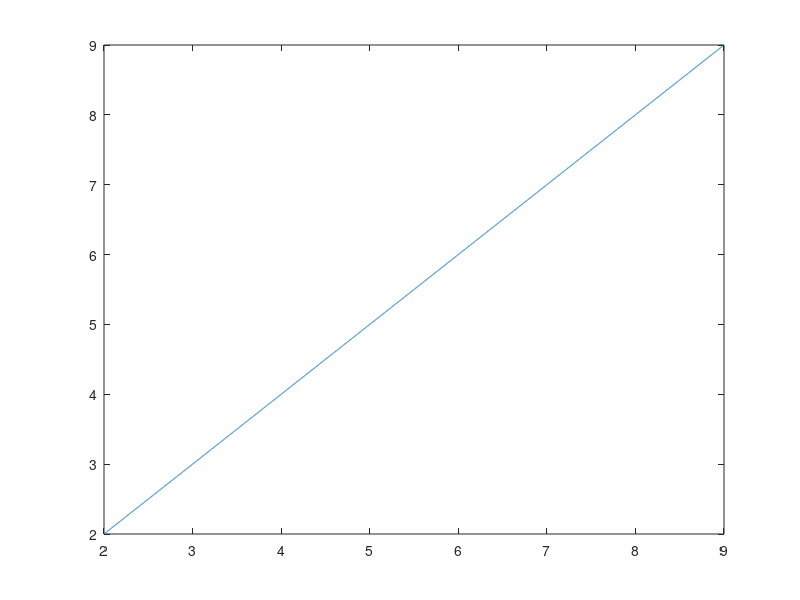

The MATLAB source for this figure: (Note: this script raises an error after producing the figure.)
clear
close all
clc

n = 101;

%f = 'cos(pi/4*(x-0.4))';
%f = 'cos(2*pi*x)'
f = 'x'
f = inline(f);
a = 2;
b = 9;

x = linspace(a,b,n+1);
x = x(1:n);
F = f;
f = f(x);



step = 0.001;
X = a:step:b;
%X = [0 1/4 1/2 3/4];
%X = x;



a0 = plot(X,F(X));
hold on
N = length(X);
A = zeros(1,N);
[C,A] = myDFT_new(f,x,X,a,b);
A = real(A);
a1 = plot(X,A);

M0 = "Original function";
M1 = "Approximation";
legend([a0,a1], [M0,M1]);
